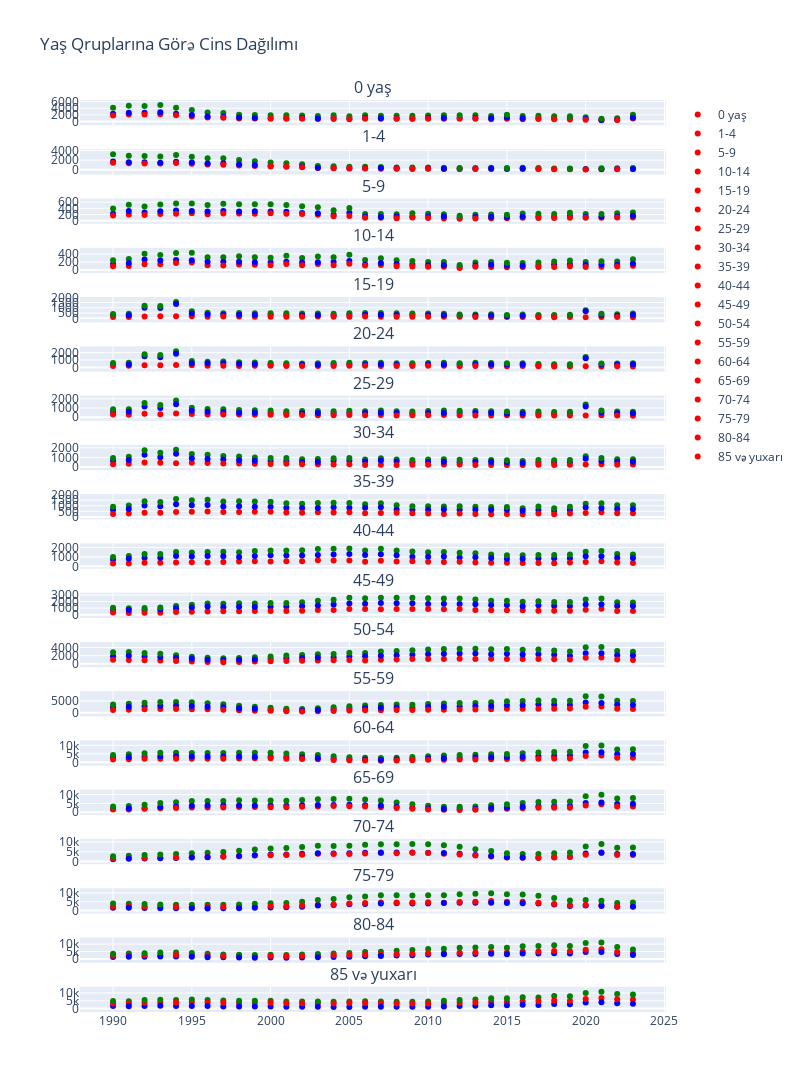

Notebook cell for this chart:
### Code cell
import plotly.graph_objects as go
from plotly.subplots import make_subplots

# Məsələn, cins dəyərlərinə uyğun rənglər
color_map = {
    'Kişi': 'blue',
    'Qadın': 'red',
    'Hər ikisi': 'green'
}

# Rənglər üçün yeni bir sütun yaradın
cins_yas_say_pro['Rəng'] = cins_yas_say_pro['Cins'].map(color_map)

fig = make_subplots(rows=19, cols=1, shared_xaxes=True, 
                    subplot_titles=('0 yaş','1-4', '5-9', '10-14', '15-19', '20-24', '25-29', 
                                    '30-34', '35-39', '40-44', '45-49', '50-54', '55-59', 
                                    '60-64', '65-69', '70-74', '75-79', '80-84', '85 və yuxarı'))

# Hər bir yaş qrupu üçün scatter əlavə etmək
for i, age_group in enumerate(['0 yaş','1-4', '5-9', '10-14', '15-19', '20-24', 
                               '25-29', '30-34', '35-39', '40-44', '45-49', 
                               '50-54', '55-59', '60-64', '65-69', '70-74', 
                               '75-79', '80-84', '85 və yuxarı']):
    fig.add_trace(go.Scatter(x=cins_yas_say_pro['İl'], 
                             y=cins_yas_say_pro[age_group], 
                             mode='markers', 
                             name=age_group, 
                             marker=dict(color=cins_yas_say_pro['Rəng'])),
                  row=i+1, col=1)

# Qrafiki göstərin
fig.update_layout(height=3000, width=800, title_text="Yaş Qruplarına Görə Cins Dağılımı")
fig.show()
